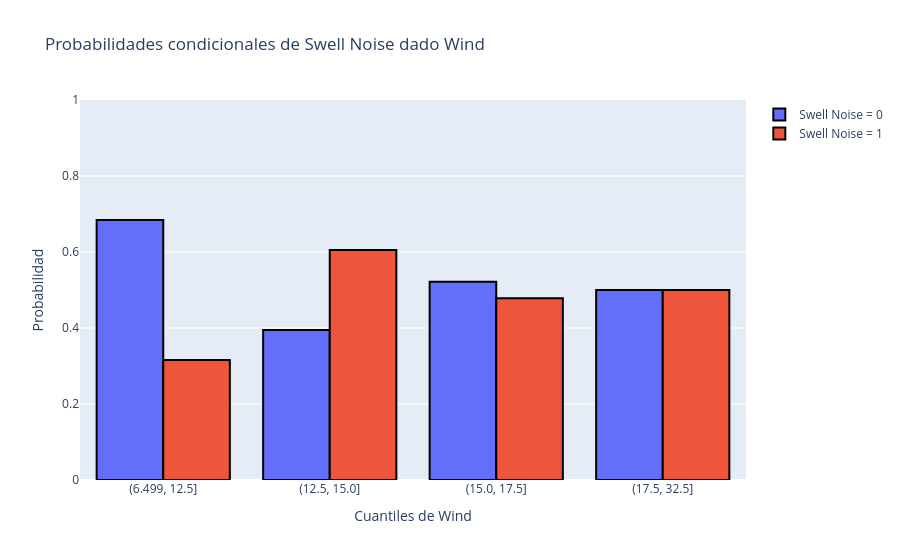

Notebook source saved alongside this figure:
### Code cell
def plot_probabilidades_condicionales(df, columna, cuantiles):
    """
    Grafica P(Swell Noise = 0 | bin) y P(Swell Noise = 1 | bin)
    usando bins por cuantiles de la columna indicada.

    Parametros
    ----------
    df : pandas.DataFrame
        Dataframe de entrada.
    columna : str
        Variable condicionante para construir cuantiles.
    cuantiles : int
        Numero de cuantiles a usar en qcut.
    """
    df_condicional = df.copy()
    col_bin = f"{columna}_Binned"

    df_condicional[col_bin] = pd.qcut(
        df_condicional[columna],
        q=cuantiles,
        duplicates='drop'
    )

    probabilidades = (
        df_condicional
        .groupby(col_bin)['Swell Noise']
        .value_counts(normalize=True)
    )

    tabla_probabilidades = probabilidades.unstack().fillna(0)

    # Asegurar columnas 0 y 1 aunque alguna no aparezca en un bin.
    for clase in [0, 1]:
        if clase not in tabla_probabilidades.columns:
            tabla_probabilidades[clase] = 0.0

    tabla_probabilidades = tabla_probabilidades[[0, 1]]

    fig = go.Figure()
    fig.add_trace(
        go.Bar(
            x=tabla_probabilidades.index.astype(str),
            y=tabla_probabilidades[0],
            name='Swell Noise = 0',
            marker=dict(line=dict(width=2, color='black'))
        )
    )
    fig.add_trace(
        go.Bar(
            x=tabla_probabilidades.index.astype(str),
            y=tabla_probabilidades[1],
            name='Swell Noise = 1',
            marker=dict(line=dict(width=2, color='black'))
        )
    )

    fig.update_layout(
        title_text=f'Probabilidades condicionales de Swell Noise dado {columna}',
        xaxis_title=f'Cuantiles de {columna}',
        yaxis_title='Probabilidad',
        barmode='group',
        showlegend=True
    )
    fig.update_yaxes(range=[0, 1])

    return fig

plot_probabilidades_condicionales(df, columna='Wind', cuantiles=4).show()

### Figure 1 — Plotly figure (JSON) as saved in the notebook; plotly's stock layout.template omitted (floating-point values rounded to 4 significant figures)
{"data": [{"marker": {"line": {"color": "black", "width": 2}}, "name": "Swell Noise = 0", "type": "bar", "x": ["(6.499, 12.5]", "(12.5, 15.0]", "(15.0, 17.5]", "(17.5, 32.5]"], "y": [0.6842, 0.3947, 0.5217, 0.5]}, {"marker": {"line": {"color": "black", "width": 2}}, "name": "Swell Noise = 1", "type": "bar", "x": ["(6.499, 12.5]", "(12.5, 15.0]", "(15.0, 17.5]", "(17.5, 32.5]"], "y": [0.3158, 0.6053, 0.4783, 0.5]}], "layout": {"barmode": "group", "showlegend": true, "title": {"text": "Probabilidades condicionales de Swell Noise dado Wind"}, "xaxis": {"title": {"text": "Cuantiles de Wind"}}, "yaxis": {"range": [0, 1], "title": {"text": "Probabilidad"}}}}
